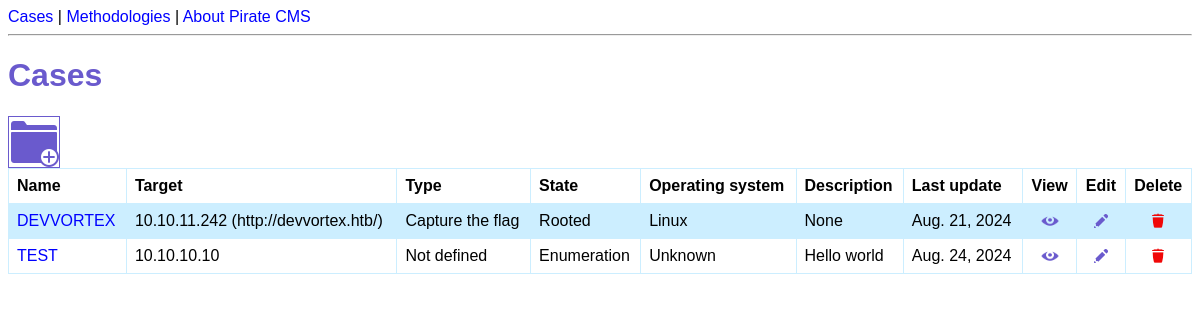
The page /cases/ on the database its author committed.
### cms/models.py (models this page shows, shortened)
class Case(models.Model):
    class State(models.TextChoices):
        ENUMERATION = 'Enumeration'
        FOOTHOLD = 'Foothold'
        PRIVESC = 'Privilege escalation'
        ROOTED = 'Rooted'
    class OperatingSystem(models.TextChoices):
        UNKNOWN = 'Unknown'
        LINUX = 'Linux'
        WINDOWS = 'Windows'
    class TypeTarget(models.TextChoices):
        CAPTURE_THE_FLAG = 'Capture the flag'
        BUG_BOUNTY = 'Bug bounty'
        IN_THE_WILD = 'In the wild'
        NOT_DEFINED = 'Not defined'
    name = models.fields.CharField(max_length=250, null=True)
    webpage = models.fields.URLField(null=True, blank=True)
    address = models.fields.CharField(max_length=250, null=True)
    description = models.fields.CharField(max_length=1000, null=True, blank=True)
    state = models.fields.CharField(choices=State.choices, max_length=20, default="Enumeration")
    OS = models.fields.CharField(choices=OperatingSystem.choices, max_length=10, default="Unknown")
    last_update = models.fields.DateField(null=True, default=date.today())
    type_of_target = models.fields.CharField(choices=TypeTarget.choices, max_length=20, default='Not defined')

### cms/views.py (the view)
# urls.py: path('cases/', views.cases_list, name='cases-list'),
def cases_list(request):
    cases = Case.objects.all()
    return render(request, 'cms/cases.html', {'cases': cases})

### cms/templates/cms/cases.html (shortened to what this page needs)
{% extends 'cms/base.html' %}
{% load static %}
{% block content %}
<h1>Cases</h1>
<a href="{% url 'case-create' %}">
    <img src="{% static 'cms/newCase_icon.png' %}" class="big_icons" title="Create a new case">
</a>
<table>
    <tr>
        <th>Name</th>
        <th>Target</th>
        <th>Type</th>
        <th>State</th>
        <th>Operating system</th>
        <th>Description</th>
        <th>Last update</th>
        <th style="text-align: center;">View</th>
        <th style="text-align: center;">Edit</th>
        <th style="text-align: center;"> Delete</th>
    </tr>
    {% for case in cases %}
    <tr>
        <td><a href="{% url 'case-detail' case.id %}" title="View details">{{ case.name|upper }}</a></td>
        <td>{{ case.address }}</td>
        <td>{{ case.type_of_target }}</td>
        <td>{{ case.state }}</td>
        <td>{{ case.OS }}</td>
        <td>{{ case.description|truncatechars:120 }}</td>
        <td>{{ case.last_update }}</td>
        <td style="text-align: center;">
            <a href="{% url 'case-detail' case.id %}">
                <img  src="{% static 'cms/view_icon.png' %}" width="18" height="18" title="View details">
            </a>
        </td>
        <td style="text-align: center;">
            <a href="{% url 'case-update' case.id %}">
                <img src="{% static 'cms/edit_icon.png' %}" width="18" height="18" title="Edit">
            </a>
        </td>
        <td style="text-align: center;">
            <a href="{% url 'case-delete' case.id %}">
                <img src="{% static 'cms/delete_icon.png' %}" width="18" height="18" title="Delete">
            </a>
        </td>
    </tr>
    {% endfor %}
</table>
{% endblock %}

### cms/static/cms/styles.css (style rules this page uses)
* { font-family: Helvetica; }
h1 { color: slateblue; }
a { text-decoration: none; color: blue; }
table { width: 100%; border-collapse: collapse; }
td, th { border: 1px solid #cceeff; text-align: left; padding: 8px; }
tr:nth-child(even) { background-color: #cceeff; }
.big_icons { border: solid slateblue 1px; }

### rows shown on the page
Case: name "DEVVORTEX", address "10.10.11.242 (http://devvortex.htb/)", type_of_target "Capture the flag", state "Rooted", OS "Linux", description "None", last_update "Aug. 21, 2024"
Case: name "TEST", address "10.10.10.10", type_of_target "Not defined", state "Enumeration", OS "Unknown", description "Hello world", last_update "Aug. 24, 2024"
